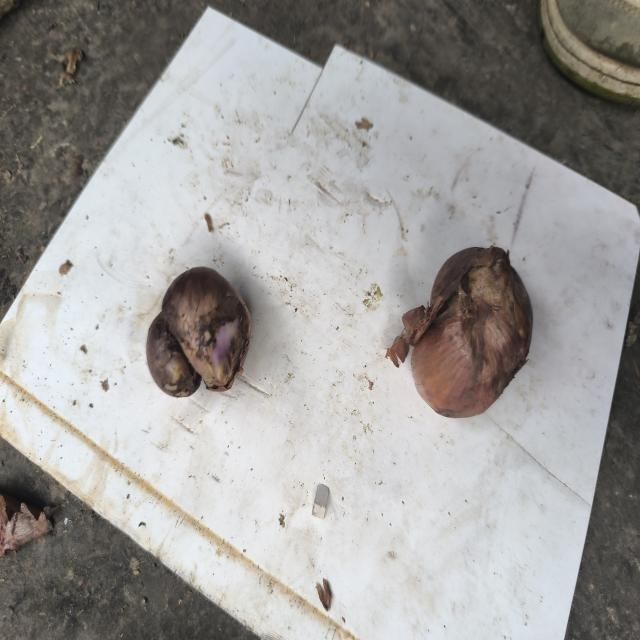
#> input picture Testing images/bad_onion.jpeg, 640 x 640 px
$ python -i preprocessor.py   (imports and definitions only)   (older library calls are emulated)
#> lines starting #> are read from the running program, lines starting #| are printed output that depends on the picture; after the words box and inside, x2 and y2 are one past the last pixel; in counts of white or black regions, pixels touching at a corner belong together
#> further down, picture is the input picture: shape (640, 640, 3); mean B, G, R 155.9, 157.8, 159.7
import cv2
import numpy as np
from typing import Dict, Any, List, Tuple


def analyze_surface_opencv(image_bgr: np.ndarray) -> Tuple[np.ndarray, Dict[str, Any], List[Dict[str, Any]]]:
    """
    OpenCV preprocessing, LAB chroma segmentation & deterministic surface inspection:
    - Normalizes lighting via CLAHE on L-channel (LAB) to handle field/mandi variations.
    - Accurately segments crop foreground from neutral cutting boards/tiles via LAB chroma distance.
    - Extracts circular hue statistics, color bin ratios (Red, Green, Yellow-Brown, Purple),
      and multi-spectral feature vectors for trained ML classification.
    - Detects localized surface lesions strictly inside the crop (eroded boundary to avoid edge shadow false positives).
    - Generates honest, correlated heuristic quality metrics (cleanliness, firmness, uniformity, smoothness).
    """
    h_orig, w_orig = image_bgr.shape[:2]
    resized = cv2.resize(image_bgr, (512, 512), interpolation=cv2.INTER_AREA)

    # 1. Lighting normalization via CLAHE on L channel
    lab = cv2.cvtColor(resized, cv2.COLOR_BGR2LAB)
#> lab: shape (512, 512, 3); mean of channels 0, 1, 2 163.6, 128.4, 129.5
    l_ch, a_ch, b_ch = cv2.split(lab)
    clahe = cv2.createCLAHE(clipLimit=2.0, tileGridSize=(8, 8))
    l_norm = clahe.apply(l_ch)
    norm_bgr = cv2.cvtColor(cv2.merge((l_norm, a_ch, b_ch)), cv2.COLOR_LAB2BGR)

    hsv = cv2.cvtColor(norm_bgr, cv2.COLOR_BGR2HSV)
#> hsv: shape (512, 512, 3); mean H, S, V 55.9, 19.2, 161.3
    hue, sat, val = cv2.split(hsv)
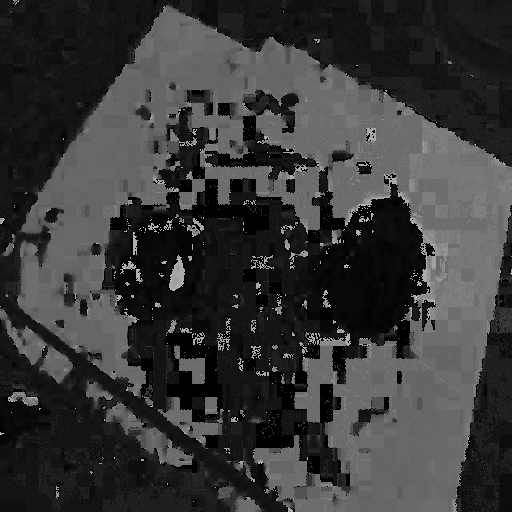
#> hue: shape (512, 512); min 0, max 179, mean 55.9

    # 2. Robust Crop Foreground Segmentation
    # Neutral backgrounds (cutting boards, tiles, steel tables) have a ~ 128, b ~ 128 (chroma ~ 0).
    # Organic produce skins have strong color deviation from neutral gray/white.
    chroma = np.sqrt((a_ch.astype(float) - 128.0) ** 2 + (b_ch.astype(float) - 128.0) ** 2)
    raw_fg = ((chroma > 13.0) & (val > 38) & (val < 252)).astype(np.uint8) * 255
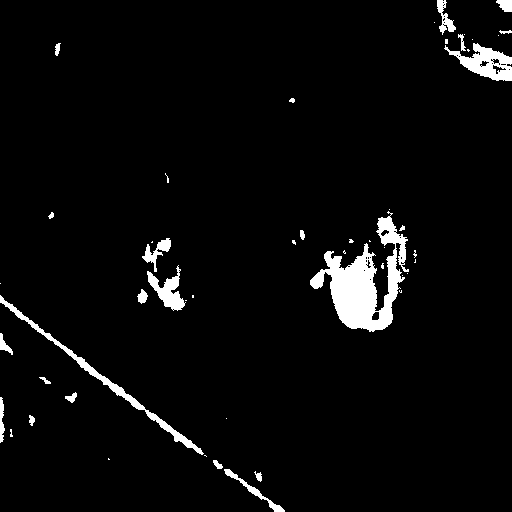
#> raw_fg: shape (512, 512); 3.9% white; 50 white regions (27 under 20 px), largest, box (x1, y1, x2, y2) and area: (310, 211, 409, 332) 4716, (0, 295, 204, 455) 1415, (444, 43, 512, 81) 1195

    # Morphological cleanup
    kernel = cv2.getStructuringElement(cv2.MORPH_ELLIPSE, (5, 5))
    clean_fg = cv2.morphologyEx(raw_fg, cv2.MORPH_OPEN, kernel)
#> clean_fg: shape (512, 512); 3.3% white; 31 white regions (2 under 20 px), largest, box (x1, y1, x2, y2) and area: (324, 251, 402, 332) 3680, (459, 44, 512, 81) 1026, (148, 273, 185, 311) 658
    clean_fg = cv2.morphologyEx(clean_fg, cv2.MORPH_CLOSE, kernel)
#> clean_fg: shape (512, 512); 3.4% white; 21 white regions (2 under 20 px), largest, box (x1, y1, x2, y2) and area: (310, 217, 406, 332) 4485, (452, 44, 512, 81) 1118, (0, 296, 144, 410) 945

    # Connected component filtering to remove small background noise specks
    num_labels, labels, stats, _ = cv2.connectedComponentsWithStats(clean_fg)
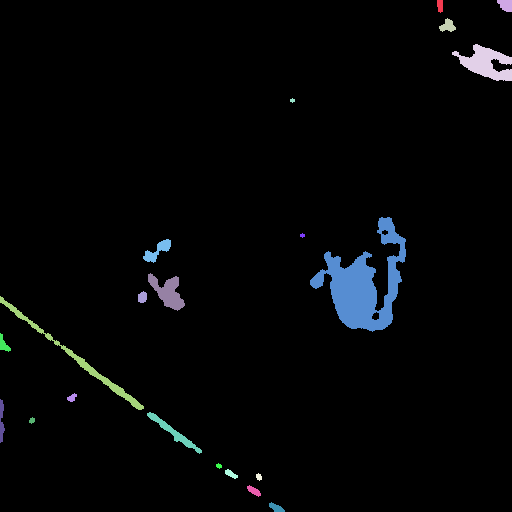
#> labels: shape (512, 512) int32; 22 distinct labels, from 0 to 21; one colour per label, 0 black
#> num_labels = 22; stats = 22 rows, first 6: [0, 0, 512, 512, 253154], [437, 0, 6, 13, 68], [497, 0, 15, 12, 141], [439, 18, 17, 14, 140], [452, 44, 60, 37, 1118], [290, 98, 5, 5, 17]
    fg_mask = np.zeros_like(clean_fg)
    for lbl in range(1, num_labels):
        if stats[lbl, cv2.CC_STAT_AREA] >= 300:
            fg_mask[labels == lbl] = 255
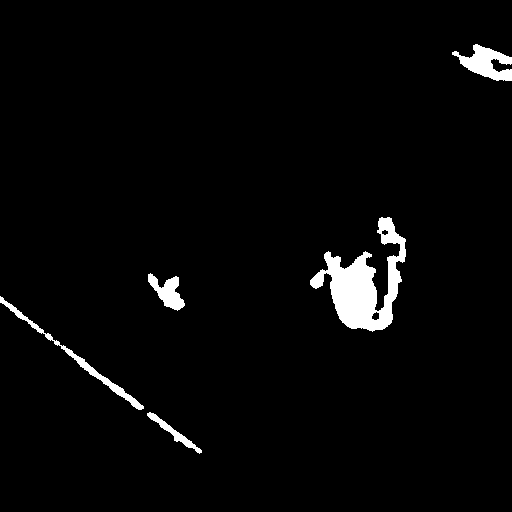
#> fg_mask: shape (512, 512); 2.9% white; 5 white regions

    # Fill internal holes (e.g. dark decay, rot, blemish spots inside the produce contour)
    contours_fill, _ = cv2.findContours(fg_mask, cv2.RETR_EXTERNAL, cv2.CHAIN_APPROX_SIMPLE)
#> contours_fill = 5 contours; box (x1, y1, x2, y2) and area: (310, 217, 406, 332) 4268, (452, 44, 512, 81) 1014, (0, 296, 144, 410) 777, (148, 273, 185, 311) 612, (147, 412, 202, 454) 336
    if contours_fill:
        cv2.drawContours(fg_mask, contours_fill, -1, 255, -1)
#> fg_mask: shape (512, 512); 2.9% white; 5 white regions, box (x1, y1, x2, y2) and area: (310, 217, 406, 332) 4549, (452, 44, 512, 81) 1118, (0, 296, 144, 410) 945, (148, 273, 185, 311) 676, (147, 412, 202, 454) 398

    fg_bool = fg_mask > 0
#> fg_bool: shape (512, 512) bool; 2.9% white; 5 white regions
    fg_area = int(np.count_nonzero(fg_mask))
#> fg_area = 7686
    if fg_area < 800:
        # Graceful fallback to central area if image was entirely desaturated/flat
        fg_mask[64:448, 64:448] = 255
        fg_bool = fg_mask > 0
        fg_area = int(np.count_nonzero(fg_mask))

    # 3. Multi-spectral Color & Geometry Feature Extraction
    v_hue = hue[fg_bool]
#> v_hue = 7686 values, max 179 at index 1639, min 0 at index 1630, mean 14.57
    v_sat = sat[fg_bool]
#> v_sat = 7686 values, max 255 at index 2140, min 33 at index 903, mean 81.74
    v_val = val[fg_bool]
#> v_val = 7686 values, max 242 at index 165, min 35 at index 2180, mean 144
    v_l = l_norm[fg_bool]
#> v_l = 7686 values, max 231 at index 98, min 13 at index 2180, mean 130.3
    v_a = a_ch[fg_bool]
#> v_a = 7686 values, max 147 at index 5995, min 120 at index 546, mean 136
    v_b = b_ch[fg_bool]
#> v_b = 7686 values, max 157 at index 6883, min 119 at index 3083, mean 141.3
    n_px = float(len(v_hue))
#> n_px = 7686

    red_ratio = float(np.count_nonzero(((v_hue < 14) | (v_hue >= 166)) & (v_sat > 40)) / n_px)
#> red_ratio = 0.639
    green_ratio = float(np.count_nonzero((v_hue >= 35) & (v_hue <= 85) & (v_sat > 30)) / n_px)
#> green_ratio = 0.000911
    yb_ratio = float(np.count_nonzero((v_hue >= 14) & (v_hue < 35) & (v_sat > 25)) / n_px)
#> yb_ratio = 0.352
    purp_ratio = float(np.count_nonzero((v_hue >= 125) & (v_hue < 165) & (v_sat > 25)) / n_px)
#> purp_ratio = 0.00716

    # Circular mean hue (handles trigonometric wrap-around at 0 and 180)
    theta = v_hue.astype(float) * (2.0 * np.pi / 180.0)
#> theta = 7686 values, max 6.25 at index 1639, min 0 at index 1630, mean 0.508
    sin_sum = float(np.sum(np.sin(theta)))
#> sin_sum = 2983.4
    cos_sum = float(np.sum(np.cos(theta)))
#> cos_sum = 6808.9
    norm_c = max(np.sqrt(sin_sum**2 + cos_sum**2), 1e-6)
#> norm_c = 7433.8
    circ_sin = sin_sum / norm_c
#> circ_sin = 0.401
    circ_cos = cos_sum / norm_c
#> circ_cos = 0.916
    circ_rad = np.arctan2(sin_sum, cos_sum)
#> circ_rad = 0.413
    if circ_rad < 0:
        circ_rad += 2.0 * np.pi
    circ_mean_hue = float(circ_rad * 180.0 / (2.0 * np.pi))
#> circ_mean_hue = 11.83

    # Contour shape features
    contours, _ = cv2.findContours(fg_mask, cv2.RETR_EXTERNAL, cv2.CHAIN_APPROX_SIMPLE)
#> contours has the same summary as contours_fill
    aspect_ratio, solidity = 1.0, 0.88
    if contours:
        largest = max(contours, key=cv2.contourArea)
#> largest = contour of 305 points, box (x1, y1, x2, y2) (310, 217, 406, 332), area 4268
        rx, ry, rw, rh = cv2.boundingRect(largest)
#> rx = 310; ry = 217; rw = 96; rh = 115
        aspect_ratio = float(max(rw, rh) / max(min(rw, rh), 1))
#> aspect_ratio = 1.2
        hull = cv2.convexHull(largest)
#> hull = contour of 20 points, box (x1, y1, x2, y2) (310, 217, 406, 332), area 7368
        h_area = cv2.contourArea(hull)
#> h_area = 7368
        if h_area > 0:
            solidity = float(min(1.0, cv2.contourArea(largest) / h_area))
#> solidity = 0.579

    # Surface texture / wrinkling energy via Sobel gradients
    gray = cv2.cvtColor(norm_bgr, cv2.COLOR_BGR2GRAY)
    sobelx = cv2.Sobel(gray, cv2.CV_64F, 1, 0, ksize=3)
    sobely = cv2.Sobel(gray, cv2.CV_64F, 0, 1, ksize=3)
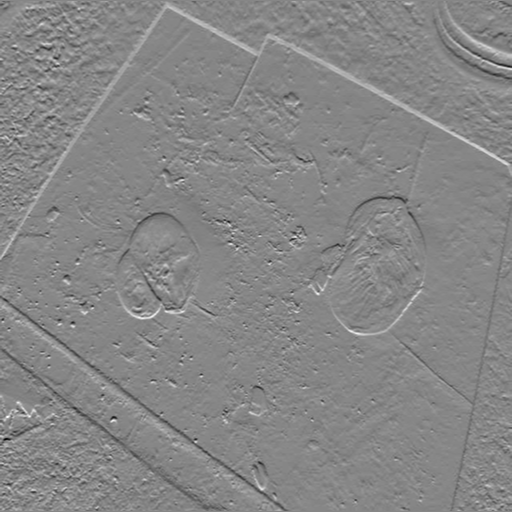
#> sobely: shape (512, 512) float64; min -651, max 584, mean 0.8; drawn with min black and max white
    grad_mag = np.sqrt(sobelx**2 + sobely**2)
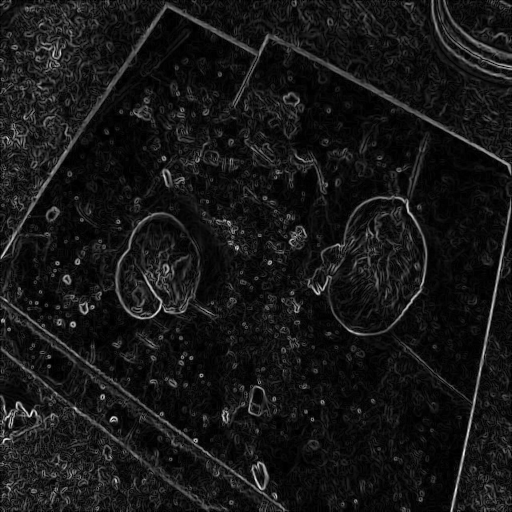
#> grad_mag: shape (512, 512) float64; min 0, max 727, mean 64.8; drawn with min black and max white
    wrinkle_energy = float(np.mean(grad_mag[fg_bool])) if np.any(fg_bool) else 20.0
#> wrinkle_energy = 86.48
    wrinkle_score = max(0.0, min(1.0, wrinkle_energy / 80.0))
#> wrinkle_score = 1

    # Sharpness check
    lap_var = float(cv2.Laplacian(gray, cv2.CV_64F).var())
#> lap_var = 427.2

    # 4. Localized Defect Detection Strictly Inside Vegetable
    # Erode fg_mask by 7px so outer perimeter edge shadows are never flagged as defects
    inner_veg = cv2.erode(fg_mask, cv2.getStructuringElement(cv2.MORPH_ELLIPSE, (7, 7)))
#> inner_veg: shape (512, 512); 1.4% white; 18 white regions (11 under 20 px), largest, box (x1, y1, x2, y2) and area: (327, 255, 398, 329) 2558, (463, 47, 512, 78) 555, (160, 279, 182, 308) 277
    inner_bool = inner_veg > 0

    mean_val = float(np.mean(v_val))
#> mean_val = 144
    val_thresh = min(68.0, mean_val * 0.65)
#> val_thresh = 68
    dark_spots = ((val < val_thresh) & inner_bool).astype(np.uint8) * 255
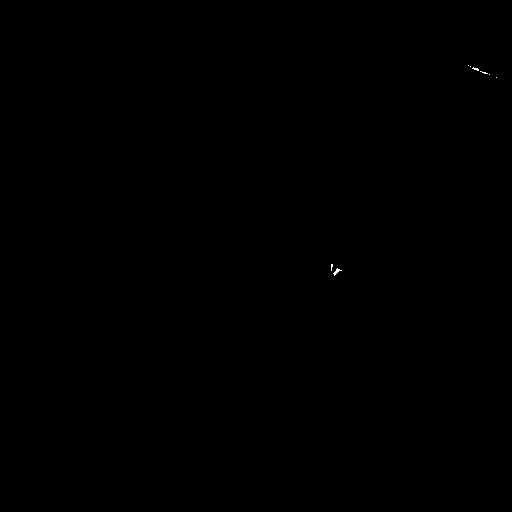
#> dark_spots: shape (512, 512); 0.02% white in thin lines or dots, all inside (x1, y1, x2, y2) = (331, 65, 497, 276)
    dark_spots = cv2.morphologyEx(dark_spots, cv2.MORPH_OPEN, np.ones((3, 3), np.uint8))
#> dark_spots: shape (512, 512); 0% white in thin lines or dots, all inside (x1, y1, x2, y2) = (336, 269, 339, 272)
    spot_ratio = float(np.count_nonzero(dark_spots)) / fg_area
#> spot_ratio = 0.00117

    # Decay / mold discoloration mask
    decay_mask = (((val < 80) & (sat < 55)) | ((hue >= 10) & (hue <= 28) & (val < 90))) & inner_bool
#> decay_mask: shape (512, 512) bool; 0.02% white in thin lines or dots, all inside (x1, y1, x2, y2) = (334, 56, 504, 276)
    decay_ratio = float(np.count_nonzero(decay_mask)) / fg_area
#> decay_ratio = 0.00781
    decay_score = min(1.0, decay_ratio * 2.5)
#> decay_score = 0.0195

    # Extract localized defect bounding boxes from spot contours (filter small specks, keep top 6)
    defect_contours, _ = cv2.findContours(dark_spots, cv2.RETR_EXTERNAL, cv2.CHAIN_APPROX_SIMPLE)
#> defect_contours = [[[336, 269], [336, 271], [338, 271], [338, 269]]]
    significant_defects = []
    for cnt in defect_contours:
        c_area = cv2.contourArea(cnt)
        if c_area < 55:
            continue
        x, y, bw, bh = cv2.boundingRect(cnt)
        rel_area = c_area / fg_area
        severity = "severe" if rel_area > 0.05 else ("moderate" if rel_area > 0.015 else "minor")
        significant_defects.append((c_area, {
            "defect_type": "Surface blemish / spot",
            "severity": severity,
            "confidence": round(min(0.95, 0.75 + (rel_area * 3.0)), 2),
            "bbox_xyxy": [
                round(x / 512.0, 4),
                round(y / 512.0, 4),
                round((x + bw) / 512.0, 4),
                round((y + bh) / 512.0, 4),
            ],
            "detector_source": "opencv_chroma_contour",
        }))
#> this loop made 1 pass
#> (cnt, c_area) on pass 1: ([[336, 269], [336, 271], [338, 271], [338, 269]], 4)
#> after the loop, significant_defects = []

    # Sort descending by defect area and keep up to top 6 to prevent visual clutter
    significant_defects.sort(key=lambda item: item[0], reverse=True)
    cv_defects = [item[1] for item in significant_defects[:6]]
#> cv_defects = []

    # 5. Harmonized Honest Quality Metrics
    # Color uniformity: inverse of hue dispersion on crop
    hue_std = float(np.std(v_hue))
#> hue_std = 20.04
    color_uniformity = round(max(0.20, min(1.0, 1.0 - (hue_std / 55.0))), 3)
#> color_uniformity = 0.636

    # Surface Cleanliness: drops significantly with blemishes and decay
    cleanliness = round(max(0.15, min(1.0, 1.0 - (spot_ratio * 3.2) - (decay_ratio * 1.5))), 3)
#> cleanliness = 0.985

    # Estimated Firmness: drops with wrinkling and decay
    firmness = round(max(0.20, min(1.0, 1.0 - (wrinkle_score * 0.50) - (decay_ratio * 1.2))), 3)
#> firmness = 0.491

    # Texture Smoothness: inversely correlated with high-frequency Sobel energy
    smoothness = round(max(0.15, min(1.0, 1.0 - (wrinkle_score * 0.85))), 3)
#> smoothness = 0.15

    # Multi-dimensional ML feature vector (13 features)
    feature_vector = [
        red_ratio, green_ratio, yb_ratio, purp_ratio,
        float(np.mean(v_l)), float(np.mean(v_a)), float(np.mean(v_b)),
        circ_sin, circ_cos,
        float(np.mean(v_sat)), aspect_ratio, solidity, wrinkle_energy
    ]
#> feature_vector = [0.639, 0.000911, 0.352, 0.00716, 130.3, 136, 141.3, 0.401, 0.916, 81.74, 1.2, 0.579, 86.48]

    metrics = {
        "original_resolution": [w_orig, h_orig],
        "laplacian_sharpness": round(lap_var, 2),
        "blur_warning": lap_var < 50.0,
        "mean_hue": round(circ_mean_hue, 2),
        "circ_mean_hue": round(circ_mean_hue, 2),
        "mean_saturation": round(float(np.mean(v_sat)), 2),
        "mean_lightness": round(float(np.mean(v_l)), 2),
        "mean_lab_a": round(float(np.mean(v_a)), 2),
        "mean_lab_b": round(float(np.mean(v_b)), 2),
        # Color distribution ratios
        "red_ratio": round(red_ratio, 4),
        "green_ratio": round(green_ratio, 4),
        "yellow_brown_ratio": round(yb_ratio, 4),
        "purple_ratio": round(purp_ratio, 4),
        # Quality metrics (harmonized across frontend and backend key conventions)
        "color_uniformity": color_uniformity,
        "color_uniformity_score": color_uniformity,
        "surface_cleanliness": cleanliness,
        "blemish_ratio": round(spot_ratio, 4),
        "surface_defect_ratio": round(spot_ratio, 4),
        "estimated_firmness": firmness,
        "texture_smoothness": smoothness,
        "wrinkle_texture_score": round(wrinkle_score, 3),
        "wrinkling_energy": round(wrinkle_score, 3),
        "decay_indicator": round(decay_score, 3),
        "decay_indicator_score": round(decay_score, 3),
        "shape_regularity": round(solidity, 3),
        "shape_regularity_score": round(solidity, 3),
        "feature_vector": feature_vector,
    }

    cnn_input = cv2.resize(norm_bgr, (224, 224), interpolation=cv2.INTER_AREA)
    return cnn_input, metrics, cv_defects

>>> import cv2
>>> picture = cv2.imread('../../../Testing images/bad_onion.jpeg')
>>> result = analyze_surface_opencv(picture)

$ run again, on Testing images/bad_potato.jpeg
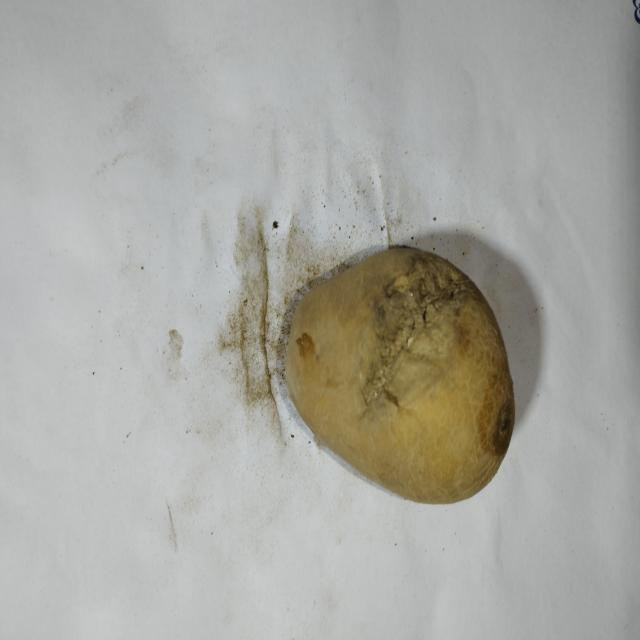
#> input picture Testing images/bad_potato.jpeg, 640 x 640 px
#> picture is the input picture: shape (640, 640, 3); mean B, G, R 161.2, 167.8, 168.2
#> lab: shape (512, 512, 3); mean of channels 0, 1, 2 174.8, 127.2, 131.5
#> hsv: shape (512, 512, 3); mean H, S, V 71.6, 20.8, 170
#> raw_fg: shape (512, 512); 11.5% white; 11 white regions (6 under 20 px), largest, box (x1, y1, x2, y2) and area: (216, 198, 411, 403) 28443, (176, 207, 219, 324) 1531, (205, 180, 212, 205) 97, (227, 231, 241, 246) 63, (222, 251, 230, 256) 29
#> labels: shape (512, 512) int32; 9 distinct labels, from 0 to 8
#> num_labels = 9; stats = [[0, 0, 512, 512, 232425], [205, 191, 7, 9, 44], [204, 199, 207, 204, 28696], [209, 216, 6, 13, 62], [199, 227, 6, 5, 22], [227, 235, 5, 9, 37], [195, 236, 6, 8, 33], [177, 251, 23, 45, 451], [196, 299, 22, 25, 374]]
#> after the loop in analyze_surface_opencv, `for lbl in range(1, num_labels):`:
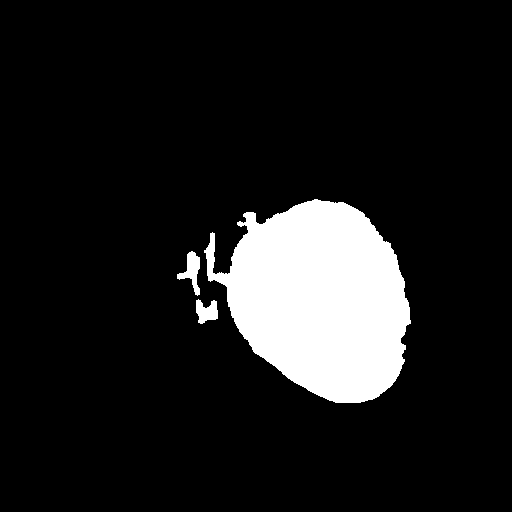
#> fg_mask: shape (512, 512); 11.3% white; 3 white regions
#> contours_fill = 3 contours; box (x1, y1, x2, y2) and area: (204, 199, 411, 403) 28326, (177, 251, 200, 296) 392, (196, 299, 218, 324) 330
#> fg_bool: shape (512, 512) bool; 11.3% white; 3 white regions
#> fg_area = 29521
#> red_ratio = 0.000169
#> green_ratio = 0
#> yb_ratio = 1
#> purp_ratio = 0
#> sin_sum = 20182.4
#> cos_sum = 21498.9
#> norm_c = 29487.8
#> circ_sin = 0.684
#> circ_cos = 0.729
#> circ_rad = 0.754
#> circ_mean_hue = 21.6
#> contours has the same summary as contours_fill
#> largest = contour of 424 points, box (x1, y1, x2, y2) (204, 199, 411, 403), area 28326
#> rx = 204; ry = 199; rw = 207; rh = 204
#> aspect_ratio = 1.01
#> hull = contour of 37 points, box (x1, y1, x2, y2) (204, 199, 411, 403), area 30759
#> h_area = 30759
#> solidity = 0.921
#> wrinkle_energy = 66.08
#> wrinkle_score = 0.826
#> lap_var = 137.3
#> inner_veg: shape (512, 512); 10.2% white; 5 white regions (1 under 20 px), largest, box (x1, y1, x2, y2) and area: (210, 202, 408, 400) 26358, (186, 254, 197, 277) 128, (199, 304, 215, 320) 128, (208, 246, 212, 267) 37
#> mean_val = 125.1
#> val_thresh = 68
#> spot_ratio = 0.0292
#> in analyze_surface_opencv, `decay_mask = (((val < 80) & (sat < 55)) | ((hue >= 10) & (hue <= 28) &..`:
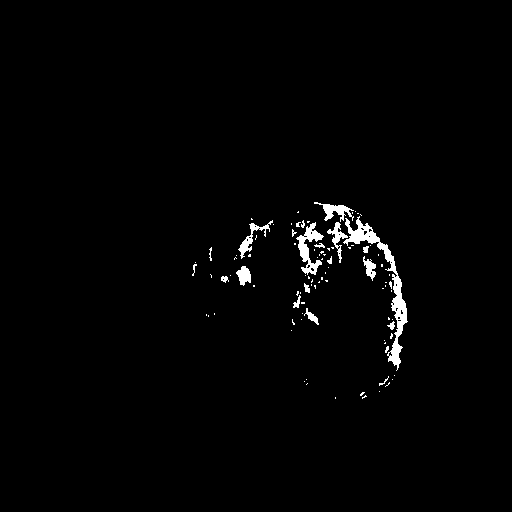
#> decay_mask: shape (512, 512) bool; 1.5% white; 94 white regions (76 under 20 px)
#> decay_ratio = 0.134
#> decay_score = 0.335
#> defect_contours = 20 contours, 11 with area under 20; largest, box (x1, y1, x2, y2) and area: (395, 287, 406, 310) 82, (394, 344, 401, 364) 79, (328, 205, 344, 215) 74, (238, 267, 249, 282) 61, (299, 240, 308, 256) 57
#> the loop in analyze_surface_opencv, `for cnt in defect_contours:` made 20 passes
#> c_area on passes 2, 13, 16: 24, 38.5, 43.5
#> after the loop in analyze_surface_opencv, `for cnt in defect_contours:`: significant_defects = 6 items
#> hue_std = 1.36
#> color_uniformity = 0.975
#> cleanliness = 0.706
#> firmness = 0.426
#> smoothness = 0.298
#> feature_vector = [0.000169, 0, 1, 0, 116.3, 128.8, 155.9, 0.684, 0.729, 136.1, 1.01, 0.921, 66.08]
